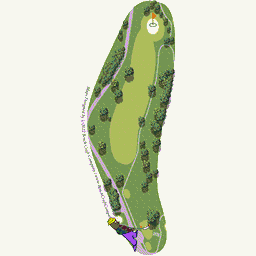
#> input picture 1sthole.png, 256 x 256 px, found by its file name
$ python generate_masks.py
#> lines starting #> are read from the running program, lines starting #| are printed output that depends on the picture
#!/usr/bin/env python3
"""
Generate collision mask PNGs for Bottom Shelf Golf.

Reads each hole image, classifies every pixel, then runs cleanup passes
to produce solid, usable collision zones:

  Pure Red    (255, 0, 0)     = Trees / obstacles (ball bounces)
  Pure Blue   (0, 0, 255)     = Water hazard (penalty stroke)
  Pure White  (255, 255, 255) = Out of bounds / boundary
  Pure Green  (0, 200, 0)     = Fairway / playable grass
  Light Green (144, 238, 144) = Putting green area
  Yellow      (255, 255, 0)   = Sand trap (future use)
  Black       (0, 0, 0)       = Unclassified / fallback
"""

from PIL import Image
import os


def classify_pixel(r, g, b):
    """Classify a pixel into a terrain type."""
    # White / Out of bounds
    if r > 200 and g > 200 and b > 200:
        return 'boundary'

    # Water — blue dominant
    if b > 150 and r < 120 and g < 180 and b > r and b > g:
        return 'water'

    # Trees — dark green, low brightness
    if g > 40 and g > r and g > b and (r + g + b) < 200 and r < 80:
        return 'tree'

    # Putting green — bright, low saturation
    avg = (r + g + b) / 3
    max_ch = max(r, g, b)
    min_ch = min(r, g, b)
    if avg > 190 and avg < 252 and (max_ch - min_ch) < 50:
        return 'green'

    # Grass — green dominant
    if g > 80 and g > r and g > b:
        return 'grass'

    # Sand
    if r > 150 and g > 120 and b < 100 and r > b + 50:
        return 'sand'

    # Ambiguous dark greenish → tree
    if g > r and g > b and (r + g + b) < 250 and r < 100:
        return 'tree'

    # Medium brightness → grass
    if g > 60 and (r + g + b) > 150:
        return 'grass'

    return 'unknown'


MASK_COLORS = {
    'tree':     (255, 0, 0),
    'water':    (0, 0, 255),
    'boundary': (255, 255, 255),
    'grass':    (0, 200, 0),
    'green':    (144, 238, 144),
    'sand':     (255, 255, 0),
    'unknown':  (0, 0, 0),
}

# Terrain type IDs for fast grid operations
T_BOUNDARY = 0
T_GRASS    = 1
T_TREE     = 2
T_WATER    = 3
T_GREEN    = 4
T_SAND     = 5
T_UNKNOWN  = 6

TERRAIN_MAP = {
    'boundary': T_BOUNDARY,
    'grass':    T_GRASS,
    'tree':     T_TREE,
    'water':    T_WATER,
    'green':    T_GREEN,
    'sand':     T_SAND,
    'unknown':  T_UNKNOWN,
}

ID_TO_NAME = {v: k for k, v in TERRAIN_MAP.items()}


def generate_mask(input_path, output_path):
    """Generate a collision mask from a course hole image."""
#> called with input_path = 'assets/holes/1sthole.png', output_path = 'assets/masks/1sthole_mask.png'
    img = Image.open(input_path).convert('RGB')
    width, height = img.size
#> width = 256; height = 256
    pixels = img.load()

    # --- Pass 1: Raw pixel classification ---
    grid = [[T_UNKNOWN] * width for _ in range(height)]

    for y in range(height):
        for x in range(width):
            r, g, b = pixels[x, y]
            terrain = classify_pixel(r, g, b)
            grid[y][x] = TERRAIN_MAP[terrain]

    # --- Pass 2: Build tree border along grass/boundary edges ---
    # Trees naturally grow along the edges of the fairway.
    # Any grass pixel within N pixels of a boundary pixel gets checked:
    # if it's in the transition zone, mark it as tree.
    border_width = 4  # pixels of tree border to add along fairway edges
    tree_border = [[False] * width for _ in range(height)]

    for y in range(height):
        for x in range(width):
            if grid[y][x] == T_GRASS:
                # Check if there's a boundary pixel within border_width
                near_boundary = False
                for dy in range(-border_width, border_width + 1):
                    for dx in range(-border_width, border_width + 1):
                        ny, nx = y + dy, x + dx
                        if 0 <= ny < height and 0 <= nx < width:
                            if grid[ny][nx] == T_BOUNDARY:
                                dist = abs(dx) + abs(dy)
                                if dist <= border_width:
                                    near_boundary = True
                                    break
                    if near_boundary:
                        break
                if near_boundary:
                    tree_border[y][x] = True

    for y in range(height):
        for x in range(width):
            if tree_border[y][x]:
                grid[y][x] = T_TREE

    # --- Pass 3: Dilate existing tree pixels to fill gaps ---
    # Expand scattered tree dots into solid regions (2 rounds)
    for _ in range(2):
        new_trees = [[False] * width for _ in range(height)]
        for y in range(1, height - 1):
            for x in range(1, width - 1):
                if grid[y][x] == T_TREE:
                    # Spread to adjacent grass pixels
                    for dy in range(-1, 2):
                        for dx in range(-1, 2):
                            ny, nx = y + dy, x + dx
                            if 0 <= ny < height and 0 <= nx < width:
                                if grid[ny][nx] == T_GRASS:
                                    new_trees[ny][nx] = True
        for y in range(height):
            for x in range(width):
                if new_trees[y][x]:
                    grid[y][x] = T_TREE

    # --- Pass 4: Clean up tiny isolated tree patches inside fairway ---
    # If a tree pixel is surrounded mostly by grass (7+ of 8 neighbors),
    # it's probably noise — convert back to grass
    cleaned = [[grid[y][x] for x in range(width)] for y in range(height)]
    for y in range(2, height - 2):
        for x in range(2, width - 2):
            if grid[y][x] == T_TREE:
                grass_neighbors = 0
                total = 0
                for dy in range(-2, 3):
                    for dx in range(-2, 3):
                        if dy == 0 and dx == 0:
                            continue
                        ny, nx = y + dy, x + dx
                        if 0 <= ny < height and 0 <= nx < width:
                            total += 1
                            if grid[ny][nx] == T_GRASS:
                                grass_neighbors += 1
                # If 80%+ of neighbors are grass, this tree pixel is isolated noise
                if total > 0 and grass_neighbors / total > 0.85:
                    cleaned[y][x] = T_GRASS

    grid = cleaned

    # --- Pass 5: Putting green — only the small area around the hole ---
    # Find the cluster of light pixels that's closest to the top of the
    # course (where the flag/hole usually is). Only convert those, not
    # the entire boundary.
    # Step 1: Find all boundary pixels that are adjacent to grass/tree
    #         (these are the inner edge of the boundary, near the course)
    inner_boundary = set()
    for y in range(height):
        for x in range(width):
            if grid[y][x] == T_BOUNDARY:
                touches_course = False
                for dy in range(-2, 3):
                    for dx in range(-2, 3):
                        ny, nx = y + dy, x + dx
                        if 0 <= ny < height and 0 <= nx < width:
                            if grid[ny][nx] in (T_GRASS, T_TREE):
                                touches_course = True
                                break
                    if touches_course:
                        break
                if touches_course:
                    inner_boundary.add((x, y))

    # Step 2: Flood-fill from inner boundary pixels to find the putting
    # green cluster — but only up to a limited radius (small area)
    # We look for the topmost cluster of inner boundary pixels (near flag)
    if inner_boundary:
        # Find the topmost inner boundary pixel (closest to hole/flag)
        top_pixels = sorted(inner_boundary, key=lambda p: p[1])[:20]
        if top_pixels:
            # Seed from these top pixels and flood-fill nearby boundary
            green_zone = set()
            queue = list(top_pixels)
            visited = set(top_pixels)
            max_green_pixels = 400  # Cap the green size

            while queue and len(green_zone) < max_green_pixels:
                cx, cy = queue.pop(0)
                if grid[cy][cx] == T_BOUNDARY and (cx, cy) in inner_boundary:
                    green_zone.add((cx, cy))
                    for dy in range(-1, 2):
                        for dx in range(-1, 2):
                            np = (cx + dx, cy + dy)
                            if np not in visited:
                                nx, ny = np
                                if 0 <= ny < height and 0 <= nx < width:
                                    visited.add(np)
                                    queue.append(np)

            for (gx, gy) in green_zone:
                grid[gy][gx] = T_GREEN
#> this loop made 400 passes
#> (gx, gy) on passes 1 to 3: (133, 4), (174, 23), (137, 1)

    # --- Pass 6: Convert unknown pixels ---
    # If unknown is surrounded by one terrain type, absorb it
    for y in range(height):
        for x in range(width):
            if grid[y][x] == T_UNKNOWN:
                counts = {}
                for dy in range(-2, 3):
                    for dx in range(-2, 3):
                        ny, nx = y + dy, x + dx
                        if 0 <= ny < height and 0 <= nx < width:
                            t = grid[ny][nx]
                            if t != T_UNKNOWN:
                                counts[t] = counts.get(t, 0) + 1
                if counts:
                    dominant = max(counts, key=counts.get)
                    grid[y][x] = dominant

    # --- Write output mask ---
    mask = Image.new('RGB', (width, height))
#> mask: PIL image 256x256 RGB; every value is 0
    mask_pixels = mask.load()

    stats = {name: 0 for name in MASK_COLORS}

    for y in range(height):
        for x in range(width):
            name = ID_TO_NAME[grid[y][x]]
            mask_pixels[x, y] = MASK_COLORS[name]
            stats[name] += 1

    total = width * height
    print(f"  {os.path.basename(input_path)} -> {os.path.basename(output_path)}")
    print(f"    Size: {width}x{height} ({total} pixels)")
#|     Size: 256x256 (65536 pixels)
    for terrain, count in sorted(stats.items(), key=lambda x: -x[1]):
        if count > 0:
            pct = count / total * 100
            print(f"    {terrain:10s}: {count:6d} ({pct:5.1f}%)")
#> this loop made 7 passes
#> (terrain, count) on passes 1 to 7: ('boundary', 49597), ('tree', 7838), ('grass', 7631), ('green', 400), ('sand', 46), ('water', 24), ('unknown', 0)
#|     boundary  :  49597 ( 75.7%)
#|     tree      :   7838 ( 12.0%)
#|     grass     :   7631 ( 11.6%)
#|     green     :    400 (  0.6%)
#|     sand      :     46 (  0.1%)
#|     water     :     24 (  0.0%)

    mask.save(output_path)
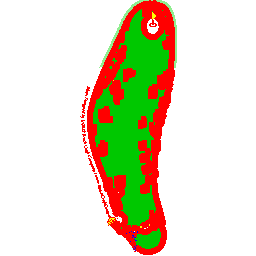
#> saved as 1sthole_mask.png: PIL image 256x256 RGB; mean R, G, B 224.5, 217.9, 194
    return stats


def main():
    project_dir = os.path.dirname(os.path.dirname(os.path.abspath(__file__)))
    holes_dir = os.path.join(project_dir, 'assets', 'holes')
    mask_dir = os.path.join(project_dir, 'assets', 'masks')
    os.makedirs(mask_dir, exist_ok=True)

    hole_files = [
        '1sthole.png',
        '2ndhole.png',
        '3rdhole.png',
        '4thhole.png',
        '18thhole.png',
    ]

    print("=" * 60)
    print("BOTTOM SHELF GOLF — Collision Mask Generator v2")
    print("=" * 60)
    print()
    print("Passes: classify → tree border → dilate → clean → green → absorb")
    print(f"Output: {mask_dir}/")
    print()

    for filename in hole_files:
        input_path = os.path.join(holes_dir, filename)
        if not os.path.exists(input_path):
            print(f"  SKIP: {filename} not found")
            continue

        mask_filename = filename.replace('.png', '_mask.png')
        output_path = os.path.join(mask_dir, mask_filename)
        generate_mask(input_path, output_path)
        print()
#> pass 2 of the loop in main, `for filename in hole_files:`:
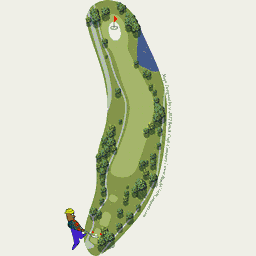
#> input picture 2ndhole.png, 256 x 256 px, found by its file name
#> the loop in generate_mask (call 2), `for (gx, gy) in green_zone:` made 400 passes
#> (gx, gy) on passes 1 to 3: (133, 13), (90, 42), (94, 3)
#|     Size: 256x256 (65536 pixels)
#> the loop in generate_mask (call 2), `for terrain, count in sorted(stats.items(), key=lambda x: -x[1]):` made 7 passes
#> (terrain, count) on passes 1 to 7: ('boundary', 50766), ('grass', 7934), ('tree', 6285), ('green', 400), ('water', 136), ('sand', 15), ('unknown', 0)
#> (printed output is left out)
#> in generate_mask (call 2), `mask.save(output_path)`:
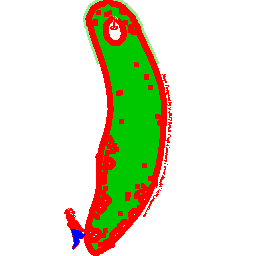
#> saved as 2ndhole_mask.png: PIL image 256x256 RGB; mean R, G, B 222.9, 223.3, 198.9
#> pass 3 of the loop in main, `for filename in hole_files:`:
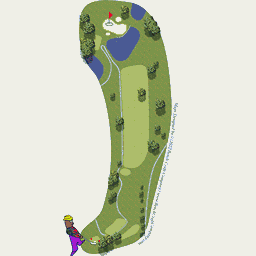
#> input picture 3rdhole.png, 256 x 256 px, found by its file name
#> the loop in generate_mask (call 3), `for (gx, gy) in green_zone:` made 400 passes
#> (gx, gy) on passes 1 to 3: (125, 0), (79, 42), (165, 45)
#|     Size: 256x256 (65536 pixels)
#> the loop in generate_mask (call 3), `for terrain, count in sorted(stats.items(), key=lambda x: -x[1]):` made 7 passes
#> (terrain, count) on passes 1 to 7: ('boundary', 48793), ('grass', 9250), ('tree', 7066), ('green', 400), ('sand', 19), ('water', 8), ('unknown', 0)
#> (printed output is left out)
#> in generate_mask (call 3), `mask.save(output_path)`:
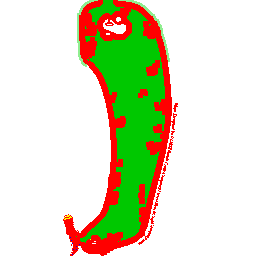
#> saved as 3rdhole_mask.png: PIL image 256x256 RGB; mean R, G, B 218.3, 219.6, 190.8
#> the loop made 5 passes; the first 3 are shown

    print("=" * 60)
    print("MASK COLOR KEY:")
    print("  Red    (255,0,0)     = Trees / obstacles")
    print("  Blue   (0,0,255)     = Water hazard")
    print("  White  (255,255,255) = Out of bounds")
    print("  Green  (0,200,0)     = Fairway / playable grass")
    print("  Lt Grn (144,238,144) = Putting green")
    print("  Yellow (255,255,0)   = Sand trap")
    print("  Black  (0,0,0)       = Unclassified")
    print("=" * 60)


if __name__ == '__main__':
    main()
